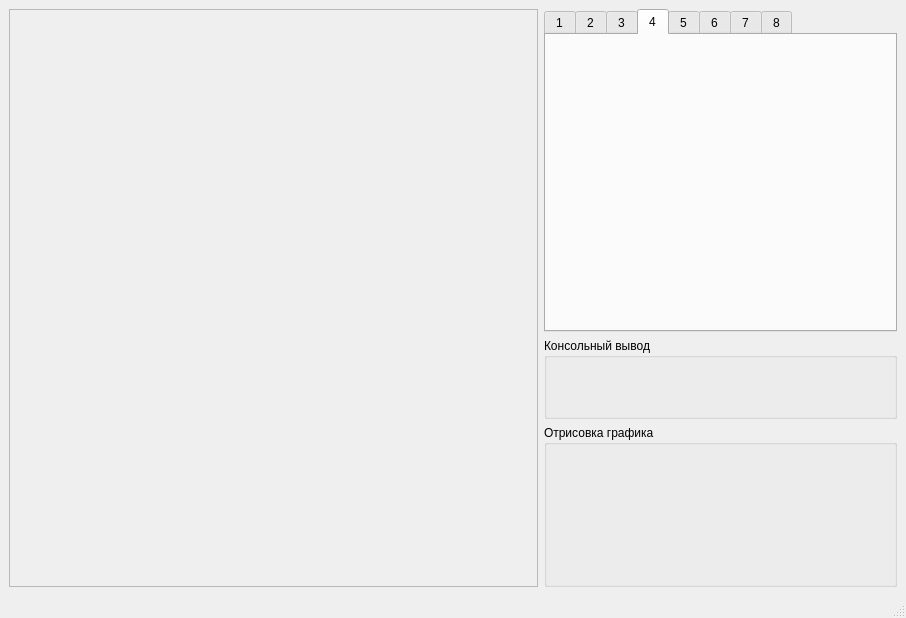
<?xml version="1.0" encoding="UTF-8"?>
<ui version="4.0">
 <class>MainWindow</class>
 <widget class="QMainWindow" name="MainWindow">
  <property name="geometry">
   <rect>
    <x>0</x>
    <y>0</y>
    <width>906</width>
    <height>618</height>
   </rect>
  </property>
  <property name="windowTitle">
   <string>MainWindow</string>
  </property>
  <widget class="QWidget" name="centralwidget">
   <layout class="QVBoxLayout" name="verticalLayout_2">
    <item>
     <layout class="QHBoxLayout" name="horizontalLayout" stretch="3,2">
      <item>
       <widget class="QFrame" name="frame">
        <property name="sizePolicy">
         <sizepolicy hsizetype="Expanding" vsizetype="Expanding">
          <horstretch>0</horstretch>
          <verstretch>0</verstretch>
         </sizepolicy>
        </property>
        <property name="frameShape">
         <enum>QFrame::Shape::StyledPanel</enum>
        </property>
        <property name="frameShadow">
         <enum>QFrame::Shadow::Raised</enum>
        </property>
       </widget>
      </item>
      <item>
       <layout class="QVBoxLayout" name="verticalLayout" stretch="4,1,2">
        <item>
         <widget class="QTabWidget" name="tabWidget">
          <property name="currentIndex">
           <number>3</number>
          </property>
          <widget class="QWidget" name="tab">
           <attribute name="title">
            <string>1</string>
           </attribute>
          </widget>
          <widget class="QWidget" name="tab_2">
           <attribute name="title">
            <string>2</string>
           </attribute>
          </widget>
          <widget class="QWidget" name="tab_3">
           <attribute name="title">
            <string>3</string>
           </attribute>
          </widget>
          <widget class="QWidget" name="tab_4">
           <attribute name="title">
            <string>4</string>
           </attribute>
          </widget>
          <widget class="QWidget" name="tab_5">
           <attribute name="title">
            <string>5</string>
           </attribute>
          </widget>
          <widget class="QWidget" name="tab_6">
           <attribute name="title">
            <string>6</string>
           </attribute>
          </widget>
          <widget class="QWidget" name="tab_7">
           <attribute name="title">
            <string>7</string>
           </attribute>
          </widget>
          <widget class="QWidget" name="tab_8">
           <attribute name="title">
            <string>8</string>
           </attribute>
          </widget>
         </widget>
        </item>
        <item>
         <widget class="QGroupBox" name="groupBox">
          <property name="sizePolicy">
           <sizepolicy hsizetype="Expanding" vsizetype="Expanding">
            <horstretch>0</horstretch>
            <verstretch>0</verstretch>
           </sizepolicy>
          </property>
          <property name="title">
           <string>Консольный вывод</string>
          </property>
         </widget>
        </item>
        <item>
         <widget class="QGroupBox" name="groupBox_2">
          <property name="sizePolicy">
           <sizepolicy hsizetype="Expanding" vsizetype="Expanding">
            <horstretch>0</horstretch>
            <verstretch>0</verstretch>
           </sizepolicy>
          </property>
          <property name="title">
           <string>Отрисовка графика</string>
          </property>
         </widget>
        </item>
       </layout>
      </item>
     </layout>
    </item>
   </layout>
  </widget>
  <widget class="QMenuBar" name="menubar">
   <property name="geometry">
    <rect>
     <x>0</x>
     <y>0</y>
     <width>906</width>
     <height>33</height>
    </rect>
   </property>
  </widget>
  <widget class="QStatusBar" name="statusbar"/>
 </widget>
 <resources/>
 <connections/>
</ui>
